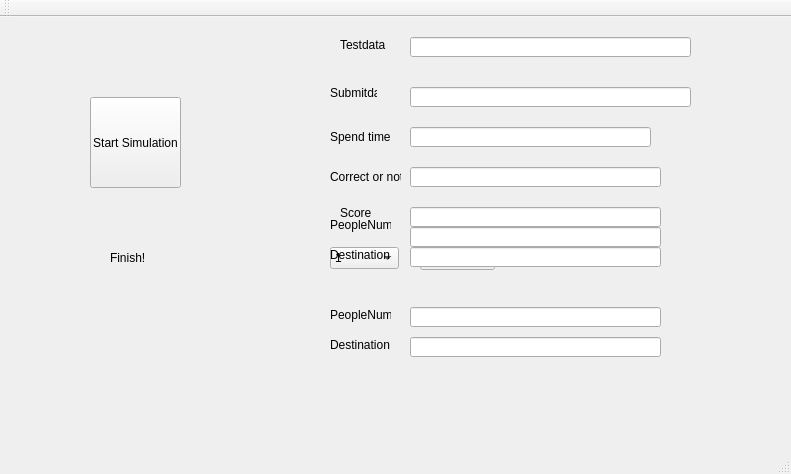
<?xml version="1.0" encoding="UTF-8"?>
<ui version="4.0">
 <class>MainWindow</class>
 <widget class="QMainWindow" name="MainWindow">
  <property name="geometry">
   <rect>
    <x>0</x>
    <y>0</y>
    <width>791</width>
    <height>474</height>
   </rect>
  </property>
  <property name="windowTitle">
   <string>MainWindow</string>
  </property>
  <widget class="QWidget" name="centralWidget">
   <widget class="QLabel" name="label">
    <property name="geometry">
     <rect>
      <x>340</x>
      <y>20</y>
      <width>61</width>
      <height>16</height>
     </rect>
    </property>
    <property name="text">
     <string>Testdata</string>
    </property>
   </widget>
   <widget class="QLabel" name="label_2">
    <property name="geometry">
     <rect>
      <x>330</x>
      <y>70</y>
      <width>47</width>
      <height>12</height>
     </rect>
    </property>
    <property name="text">
     <string>Submitdata</string>
    </property>
   </widget>
   <widget class="QLabel" name="label_3">
    <property name="geometry">
     <rect>
      <x>330</x>
      <y>110</y>
      <width>61</width>
      <height>20</height>
     </rect>
    </property>
    <property name="text">
     <string>Spend time</string>
    </property>
   </widget>
   <widget class="QLabel" name="label_4">
    <property name="geometry">
     <rect>
      <x>330</x>
      <y>150</y>
      <width>71</width>
      <height>20</height>
     </rect>
    </property>
    <property name="text">
     <string>Correct or not</string>
    </property>
   </widget>
   <widget class="QLineEdit" name="Testdata_1">
    <property name="geometry">
     <rect>
      <x>410</x>
      <y>20</y>
      <width>281</width>
      <height>20</height>
     </rect>
    </property>
   </widget>
   <widget class="QLineEdit" name="Submitdata_1">
    <property name="geometry">
     <rect>
      <x>410</x>
      <y>70</y>
      <width>281</width>
      <height>20</height>
     </rect>
    </property>
   </widget>
   <widget class="QLineEdit" name="Spend_time_1">
    <property name="geometry">
     <rect>
      <x>410</x>
      <y>110</y>
      <width>241</width>
      <height>20</height>
     </rect>
    </property>
   </widget>
   <widget class="QLineEdit" name="Correct_1">
    <property name="geometry">
     <rect>
      <x>410</x>
      <y>150</y>
      <width>251</width>
      <height>20</height>
     </rect>
    </property>
   </widget>
   <widget class="QPushButton" name="pushButton">
    <property name="geometry">
     <rect>
      <x>420</x>
      <y>230</y>
      <width>75</width>
      <height>23</height>
     </rect>
    </property>
    <property name="text">
     <string>Run</string>
    </property>
   </widget>
   <widget class="QComboBox" name="OptionComboBox">
    <property name="geometry">
     <rect>
      <x>330</x>
      <y>230</y>
      <width>69</width>
      <height>22</height>
     </rect>
    </property>
    <item>
     <property name="text">
      <string>1</string>
     </property>
    </item>
    <item>
     <property name="text">
      <string>2</string>
     </property>
    </item>
    <item>
     <property name="text">
      <string>3</string>
     </property>
    </item>
    <item>
     <property name="text">
      <string>4</string>
     </property>
    </item>
    <item>
     <property name="text">
      <string>5</string>
     </property>
    </item>
    <item>
     <property name="text">
      <string>6</string>
     </property>
    </item>
    <item>
     <property name="text">
      <string>7</string>
     </property>
    </item>
    <item>
     <property name="text">
      <string>8</string>
     </property>
    </item>
    <item>
     <property name="text">
      <string>9</string>
     </property>
    </item>
    <item>
     <property name="text">
      <string>10</string>
     </property>
    </item>
    <item>
     <property name="text">
      <string>11</string>
     </property>
    </item>
   </widget>
   <widget class="QLineEdit" name="PeopleNum">
    <property name="geometry">
     <rect>
      <x>410</x>
      <y>210</y>
      <width>251</width>
      <height>20</height>
     </rect>
    </property>
   </widget>
   <widget class="QLineEdit" name="Destination">
    <property name="geometry">
     <rect>
      <x>410</x>
      <y>230</y>
      <width>251</width>
      <height>20</height>
     </rect>
    </property>
   </widget>
   <widget class="QLabel" name="label_5">
    <property name="geometry">
     <rect>
      <x>330</x>
      <y>200</y>
      <width>61</width>
      <height>16</height>
     </rect>
    </property>
    <property name="text">
     <string>PeopleNum</string>
    </property>
   </widget>
   <widget class="QLabel" name="label_6">
    <property name="geometry">
     <rect>
      <x>330</x>
      <y>230</y>
      <width>61</width>
      <height>16</height>
     </rect>
    </property>
    <property name="text">
     <string>Destination</string>
    </property>
   </widget>
   <widget class="QLineEdit" name="PeopleNum">
    <property name="geometry">
     <rect>
      <x>410</x>
      <y>290</y>
      <width>251</width>
      <height>20</height>
     </rect>
    </property>
   </widget>
   <widget class="QLineEdit" name="Destination">
    <property name="geometry">
     <rect>
      <x>410</x>
      <y>320</y>
      <width>251</width>
      <height>20</height>
     </rect>
    </property>
   </widget>
   <widget class="QLabel" name="label_5">
    <property name="geometry">
     <rect>
      <x>330</x>
      <y>290</y>
      <width>61</width>
      <height>16</height>
     </rect>
    </property>
    <property name="text">
     <string>PeopleNum</string>
    </property>
   </widget>
   <widget class="QLabel" name="label_6">
    <property name="geometry">
     <rect>
      <x>330</x>
      <y>320</y>
      <width>61</width>
      <height>16</height>
     </rect>
    </property>
    <property name="text">
     <string>Destination</string>
    </property>
   </widget>
   <widget class="QPushButton" name="startSimBtn">
    <property name="geometry">
     <rect>
      <x>90</x>
      <y>80</y>
      <width>91</width>
      <height>91</height>
     </rect>
    </property>
    <property name="text">
     <string>Start Simulation</string>
    </property>
   </widget>
   <widget class="QLabel" name="finishLabel">
    <property name="geometry">
     <rect>
      <x>110</x>
      <y>230</y>
      <width>51</width>
      <height>21</height>
     </rect>
    </property>
    <property name="text">
     <string>Finish!</string>
    </property>
   </widget>
   <widget class="QLabel" name="label_8">
    <property name="geometry">
     <rect>
      <x>340</x>
      <y>190</y>
      <width>47</width>
      <height>12</height>
     </rect>
    </property>
    <property name="text">
     <string>Score</string>
    </property>
   </widget>
   <widget class="QLineEdit" name="scoreLineEdit">
    <property name="geometry">
     <rect>
      <x>410</x>
      <y>190</y>
      <width>251</width>
      <height>20</height>
     </rect>
    </property>
   </widget>
  </widget>
  <widget class="QMenuBar" name="menuBar">
   <property name="geometry">
    <rect>
     <x>0</x>
     <y>0</y>
     <width>791</width>
     <height>21</height>
    </rect>
   </property>
  </widget>
  <widget class="QToolBar" name="mainToolBar">
   <attribute name="toolBarArea">
    <enum>TopToolBarArea</enum>
   </attribute>
   <attribute name="toolBarBreak">
    <bool>false</bool>
   </attribute>
  </widget>
  <widget class="QStatusBar" name="statusBar"/>
 </widget>
 <layoutdefault spacing="6" margin="11"/>
 <resources/>
 <connections/>
</ui>
